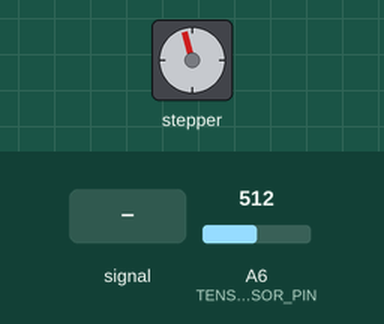
Bench run of a sketch on a simulated Arduino Nano, built with avr-gcc and run on an emulated ATmega328P. Shown: stepper motor. Inputs (shaded band) come from the test bench; at power-on: A6 (TENSION_SENSOR_PIN) = 512. Stepper angles assume 200 steps per turn.

Above: at 1.2 s.
1.3 s: A6 (TENSION_SENSOR_PIN) fed a 200 Hz sine of ±81 counts around its level
4.3 s: A6 (TENSION_SENSOR_PIN) set to 467
At 4.9 s:
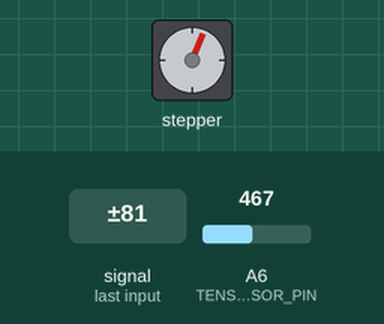
5.8 s: A6 (TENSION_SENSOR_PIN) set to 431
At 6.55 s:
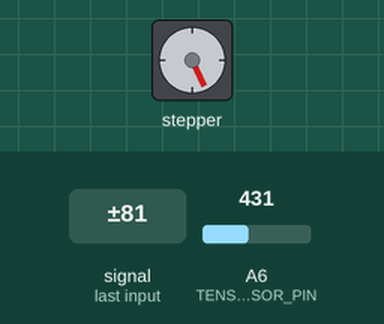
At 7.15 s:
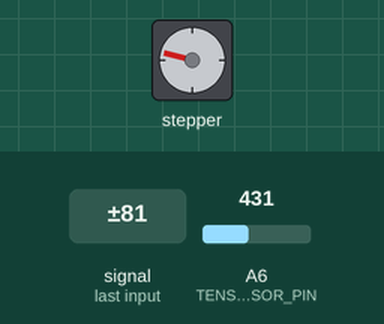
8.8 s: A6 (TENSION_SENSOR_PIN) fed a 1000 Hz sine of ±255 counts around its level
11.8 s: A6 (TENSION_SENSOR_PIN) fed a 50 Hz sine of ±306 counts around its level
Timing chart, 0 to 15.8 s (numbered marks = the images above; inputs shaded):
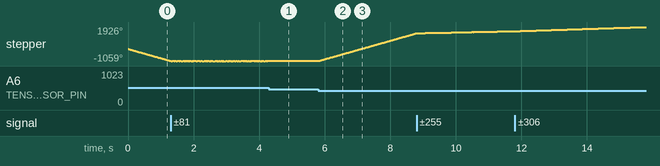

Measured:
- the behaviour switches between 450 and 449 on A6 (TENSION_SENSOR_PIN) (found by bisection; images 1 and 2)
- after the input at 4.3 s, stepper: stops changing and stays -1057°
- after the input at 5.8 s, stepper: keeps turning clockwise at about 815°/s, starting at once

The sketch:

steepper.ino
```cpp
#include <AccelStepper.h>

// Define the connections for your stepper motor and motor driver
#define STEP_PIN 3
#define DIR_PIN 4

AccelStepper stepper(AccelStepper::DRIVER, STEP_PIN, DIR_PIN);

#define TENSION_SENSOR_PIN A6

const int minTension = 450; // Minimum tension (adjust as needed)
const int maxTension = 500; // Maximum tension (adjust as needed)

void setup() {
  stepper.setMaxSpeed(2000); // Adjust the maximum speed as needed
  stepper.setAcceleration(1000); // Adjust the acceleration as needed

  // Set up serial communication
  Serial.begin(9600);
}

void loop() {
  // Call the function to control the stepper motor based on tension
  controlStepperBasedOnTension();
}

void controlStepperBasedOnTension() {
  int tension = analogRead(TENSION_SENSOR_PIN);
  if (tension >= minTension && tension <= maxTension) {
  } else if (tension < minTension) {
    stepper.setSpeed(500);
    stepper.runSpeed();
  } else if (tension > maxTension) {
    stepper.setSpeed(-500);
    stepper.runSpeed();
  }
}
```
